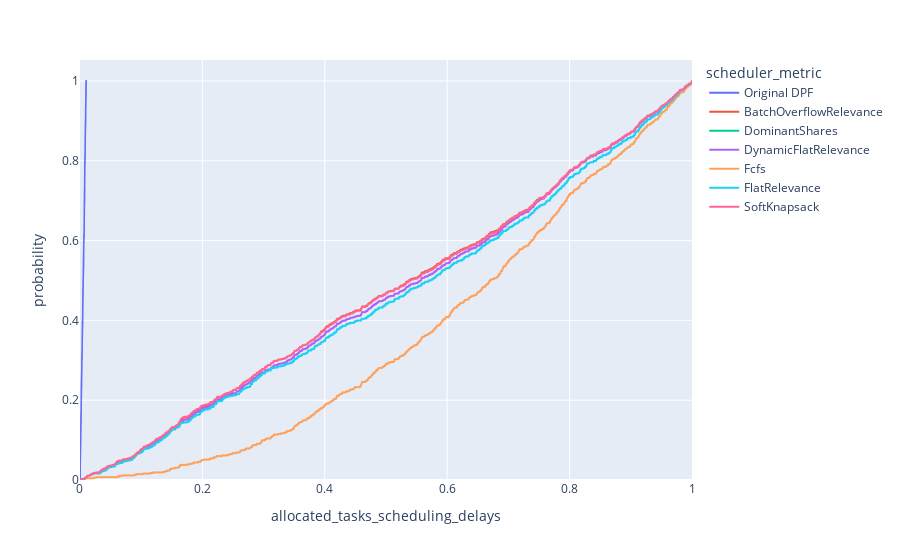

Here is the notebook cell this chart was saved with:
### Code cell
delays = rdf.query("T ==1").explode("allocated_tasks_scheduling_delays")
dpf = rdf.query("T == 0.01 and scheduler_metric == 'DominantShares'").explode("allocated_tasks_scheduling_delays")
dpf["scheduler_metric"] = "Original DPF"
delays = pd.concat([delays, dpf]).sort_values(["T", "scheduler_metric"])

px.ecdf(
    delays,
    x="allocated_tasks_scheduling_delays",
    color="scheduler_metric",

)

### Figure 1 — Plotly figure (JSON) as saved in the notebook; plotly's stock layout.template omitted (floating-point values rounded to 4 significant figures; data arrays with more than 128 entries replaced by an {"elided": "..."} marker saying what was removed)
{"data": [{"hovertemplate": "scheduler_metric=Original DPF<br>allocated_tasks_scheduling_delays=%{x}<br>probability=%{y}<extra></extra>", "legendgroup": "Original DPF", "line": {"dash": "solid", "shape": "hv"}, "marker": {"color": "#636efa", "symbol": "circle"}, "mode": "lines", "name": "Original DPF", "showlegend": true, "type": "scattergl", "x": {"elided": "690 float values"}, "xaxis": "x", "y": {"elided": "690 float values"}, "yaxis": "y"}, {"hovertemplate": "scheduler_metric=BatchOverflowRelevance<br>allocated_tasks_scheduling_delays=%{x}<br>probability=%{y}<extra></extra>", "legendgroup": "BatchOverflowRelevance", "line": {"dash": "solid", "shape": "hv"}, "marker": {"color": "#EF553B", "symbol": "circle"}, "mode": "lines", "name": "BatchOverflowRelevance", "showlegend": true, "type": "scattergl", "x": {"elided": "867 float values"}, "xaxis": "x", "y": {"elided": "867 float values"}, "yaxis": "y"}, {"hovertemplate": "scheduler_metric=DominantShares<br>allocated_tasks_scheduling_delays=%{x}<br>probability=%{y}<extra></extra>", "legendgroup": "DominantShares", "line": {"dash": "solid", "shape": "hv"}, "marker": {"color": "#00cc96", "symbol": "circle"}, "mode": "lines", "name": "DominantShares", "showlegend": true, "type": "scattergl", "x": {"elided": "678 float values"}, "xaxis": "x", "y": {"elided": "678 float values"}, "yaxis": "y"}, {"hovertemplate": "scheduler_metric=DynamicFlatRelevance<br>allocated_tasks_scheduling_delays=%{x}<br>probability=%{y}<extra></extra>", "legendgroup": "DynamicFlatRelevance", "line": {"dash": "solid", "shape": "hv"}, "marker": {"color": "#ab63fa", "symbol": "circle"}, "mode": "lines", "name": "DynamicFlatRelevance", "showlegend": true, "type": "scattergl", "x": {"elided": "841 float values"}, "xaxis": "x", "y": {"elided": "841 float values"}, "yaxis": "y"}, {"hovertemplate": "scheduler_metric=Fcfs<br>allocated_tasks_scheduling_delays=%{x}<br>probability=%{y}<extra></extra>", "legendgroup": "Fcfs", "line": {"dash": "solid", "shape": "hv"}, "marker": {"color": "#FFA15A", "symbol": "circle"}, "mode": "lines", "name": "Fcfs", "showlegend": true, "type": "scattergl", "x": {"elided": "683 float values"}, "xaxis": "x", "y": {"elided": "683 float values"}, "yaxis": "y"}, {"hovertemplate": "scheduler_metric=FlatRelevance<br>allocated_tasks_scheduling_delays=%{x}<br>probability=%{y}<extra></extra>", "legendgroup": "FlatRelevance", "line": {"dash": "solid", "shape": "hv"}, "marker": {"color": "#19d3f3", "symbol": "circle"}, "mode": "lines", "name": "FlatRelevance", "showlegend": true, "type": "scattergl", "x": {"elided": "678 float values"}, "xaxis": "x", "y": {"elided": "678 float values"}, "yaxis": "y"}, {"hovertemplate": "scheduler_metric=SoftKnapsack<br>allocated_tasks_scheduling_delays=%{x}<br>probability=%{y}<extra></extra>", "legendgroup": "SoftKnapsack", "line": {"dash": "solid", "shape": "hv"}, "marker": {"color": "#FF6692", "symbol": "circle"}, "mode": "lines", "name": "SoftKnapsack", "showlegend": true, "type": "scattergl", "x": {"elided": "858 float values"}, "xaxis": "x", "y": {"elided": "858 float values"}, "yaxis": "y"}], "layout": {"legend": {"title": {"text": "scheduler_metric"}, "tracegroupgap": 0}, "margin": {"t": 60}, "xaxis": {"anchor": "y", "domain": [0, 1], "title": {"text": "allocated_tasks_scheduling_delays"}}, "yaxis": {"anchor": "x", "domain": [0, 1], "rangemode": "tozero", "title": {"text": "probability"}}}}
